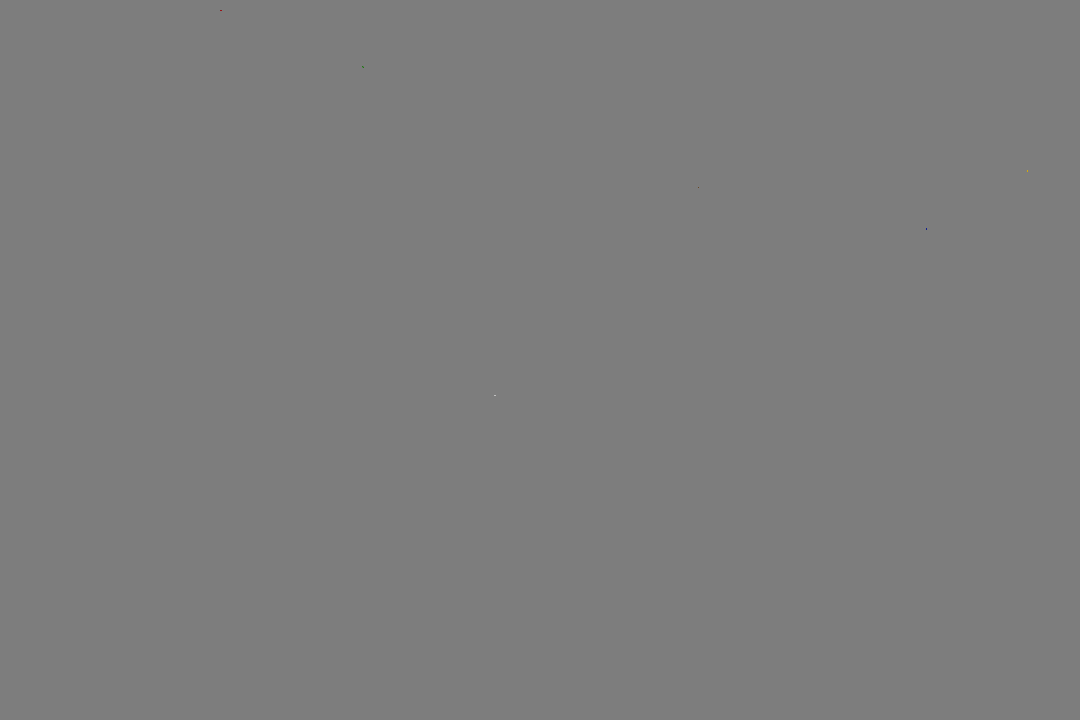
Frame 1 (no input)
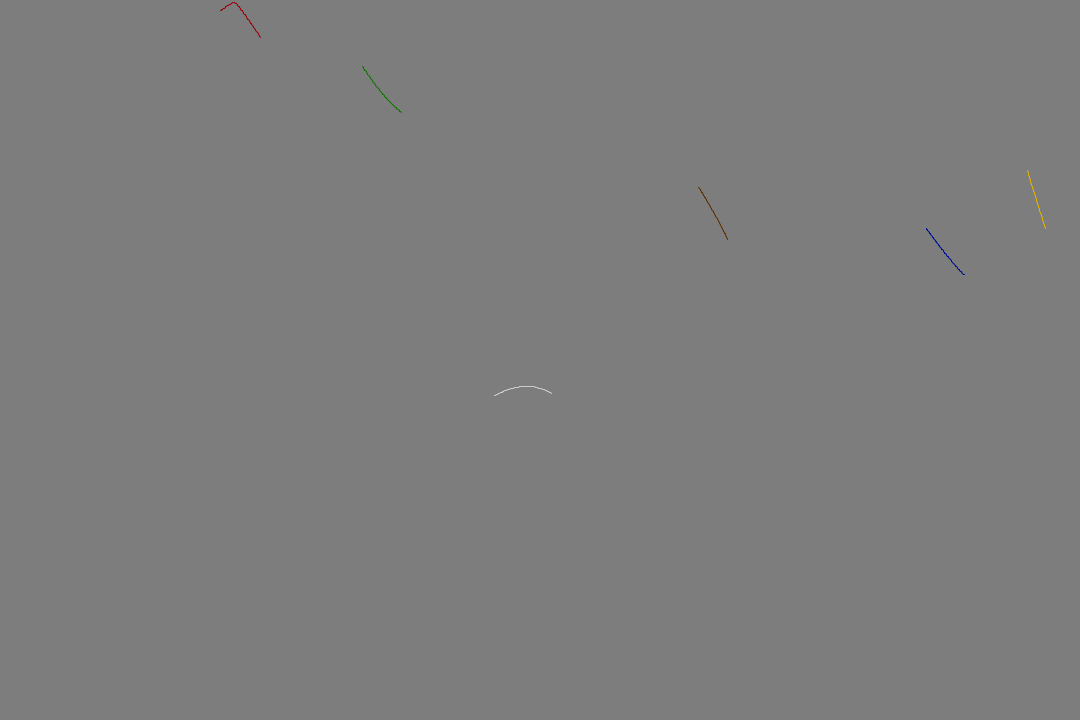
Frame 60 (the mouse pressed at the canvas centre just before this capture)
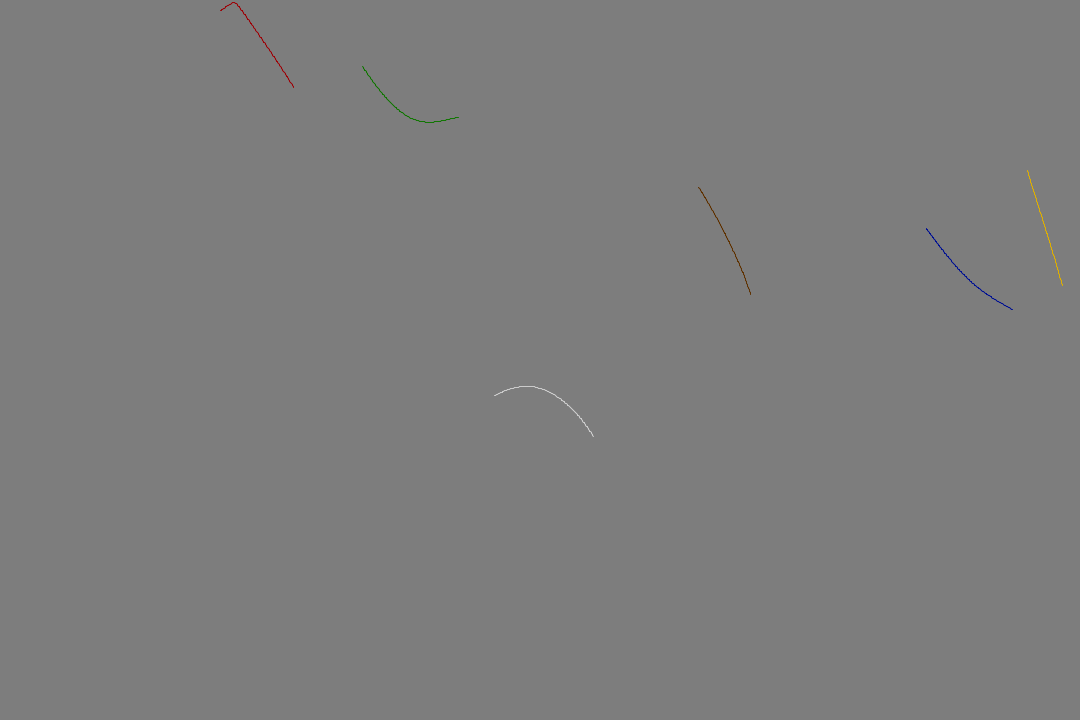
Frame 120 (the mouse held since frame 60 and released just before this capture)

The Processing sketch that drew these frames (run headless with seeded random() and noise(); from frame 60 on, the mouse is pressed at the canvas centre):

// Processing sketch: processing_115257
// ── processing_115257.pde

float t = 0;
float dt = 0.01;
//Below is how you change the slope field, changing the drawing.
//try some of the commented out functions, or write your own
//this can create totally different drawings
float slope(float x, float y) {
  float slope = cos(x/50)/sin(y/50)+(x-y)/300;
//  float slope = cos(x/50)/sin(y/50);
//  float slope = sin(x/50)/cos(x/50) + sin(y/50)/sin(x/50);
  return slope;
}
float l = 1;
float asign = 1;
float askip = 0;
float bsign = 1;
float bskip = 0;
float csign = 1;
float cskip = 0;
float dsign = 1;
float dskip = 0;
float esign = 1;
float eskip = 0;
float fsign = 1;
float fskip = 0;
float ax = random(1080);
float ay = random(720);
float bx = random(1080);
float by = random(720);
float cx = random(1080);
float cy = random(720);
float dx = random(1080);
float dy = random(720);
float ex = random(1080);
float ey = random(720);
float fx = random(1080);
float fy = random(720);
void setup() {
  size (1080, 720);
  background (125);
}

void draw() {
//line 1 starts here
  stroke(95,49,0);
  if (slope(ax,ay)>10){
    askip = 0;
    while (abs(slope(ax, ay+askip)) > 10){
      askip+= asign;
    }
    line(ax, ay, ax, ay + askip);
    ay += askip;
    if (slope(ax,ay) < 0){
      asign = (-1) * asign;
    }
  } else if (slope(ax,ay)<-10){
    askip = 0;
    while (abs(slope(ax, ay+askip)) > 10){
      askip -= asign;
    }
    line(ax, ay, ax, ay + askip);
    ay += askip;
    if (slope(ax,ay) > 0){
      asign = (-1) * asign;
    }
  } else{
    float sfa = l / mag(slope(ax,ay),1);
    float adx = asign*sfa;
    float ady = asign*slope(ax,ay)*sfa;
    line(ax, ay, ax+adx, ay+ady);
    ax += adx;
    ay += ady;
  }

//line 2 starts here    
  stroke(224,176,0);
  if (slope(bx,by)>10){
    bskip = 0;
    while (abs(slope(bx, by+bskip)) > 10){
      bskip += bsign;
    }
    line(bx, by, bx, by + bskip);
    by += bskip;
    if (slope(bx,by) < 0){
      bsign = (-1) * bsign;
    }
  } else if (slope(bx,by)<-10){
    bskip = 0;
    while (abs(slope(bx, by+bskip)) > 10){
      bskip -= bsign;
    }
    line(bx, by, bx, by + bskip);
    by += bskip;
    if (slope(bx,by) > 0){
      bsign = (-1) * bsign;
    }
  } else{
    float sfb = l / mag(slope(bx,by),1);
    float bdx = bsign*sfb;
    float bdy = bsign*slope(bx,by)*sfb;
    line(bx, by, bx+bdx, by+bdy);
    bx += bdx;
    by += bdy;
  }
//line 3 starts here
  stroke(0,16,147);
  if (slope(cx,cy)>10){
    cskip = 0;
    while (abs(slope(cx, cy+cskip)) > 10){
      cskip+= csign;
    }
    line(cx, cy, cx, cy + cskip);
    cy += cskip;
    if (slope(cx,cy) < 0){
      csign = (-1) * csign;
    }
  } else if (slope(cx,cy)<-10){
    cskip = 0;
    while (abs(slope(cx, cy+cskip)) > 10){
      cskip -= csign;
    }
    line(cx, cy, cx, cy + cskip);
    cy += cskip;
    if (slope(cx,cy) > 0){
      csign = (-1) * csign;
    }
  } else{
    float sfc = l / mag(slope(cx,cy),1);
    float cdx = csign*sfc;
    float cdy = csign*slope(cx,cy)*sfc;
    line(cx, cy, cx+cdx, cy+cdy);
    cx += cdx;
    cy += cdy;
  }
//line 4 starts here
  stroke(205);
  if (slope(dx,dy)>10){
    dskip = 0;
    while (abs(slope(dx, dy+dskip)) > 10){
      dskip+= dsign;
    }
    line(dx, dy, dx, dy + dskip);
    dy += dskip;
    if (slope(dx,dy) < 0){
      dsign = (-1) * dsign;
    }
  } else if (slope(dx,dy)<-10){
    dskip = 0;
    while (abs(slope(dx, dy+dskip)) > 10){
      dskip -= dsign;
    }
    line(dx, dy, dx, dy + dskip);
    dy += dskip;
    if (slope(dx,dy) > 0){
      dsign = (-1) * dsign;
    }
  } else{
    float sfd = l / mag(slope(dx,dy),1);
    float ddx = dsign*sfd;
    float ddy = dsign*slope(dx,dy)*sfd;
    line(dx, dy, dx+ddx, dy+ddy);
    dx += ddx;
    dy += ddy;
  }
//line 5 starts here
  stroke(15,118,0);
  if (slope(ex,ey)>10){
    eskip = 0;
    while (abs(slope(ex, ey+eskip)) > 10){
      eskip+= esign;
    }
    line(ex, ey, ex, ey + eskip);
    ey += eskip;
    if (slope(ex,ey) < 0){
      esign = (-1) * esign;
    }
  } else if (slope(ex,ey)<-10){
    eskip = 0;
    while (abs(slope(ex, ey+eskip)) > 10){
      eskip -= esign;
    }
    line(ex, ey, ex, ey + eskip);
    ey += eskip;
    if (slope(ex,ey) > 0){
      esign = (-1) * esign;
    }
  } else{
    float sfe = l / mag(slope(ex,ey),1);
    float edx = esign*sfe;
    float edy = esign*slope(ex,ey)*sfe;
    line(ex, ey, ex+edx, ey+edy);
    ex += edx;
    ey += edy;
  }
//line 6 starts here
  stroke(157,2,7);
  if (slope(fx,fy)>10){
    fskip = 0;
    while (abs(slope(fx, fy+fskip)) > 10){
      fskip+= fsign;
    }
    line(fx, fy, fx, fy + fskip);
    fy += fskip;
    if (slope(fx,fy) < 0){
      fsign = (-1) * fsign;
    }
  } else if (slope(fx,fy)<-10){
    fskip = 0;
    while (abs(slope(fx, fy+fskip)) > 10){
      fskip -= fsign;
    }
    line(fx, fy, fx, fy + fskip);
    fy += fskip;
    if (slope(fx,fy) > 0){
      fsign = (-1) * fsign;
    }
  } else{
    float sff = l / mag(slope(fx,fy),1);
    float fdx = fsign*sff;
    float fdy = fsign*slope(fx,fy)*sff;
    line(fx, fy, fx+fdx, fy+fdy);
    fx += fdx;
    fy += fdy;
  }
}
